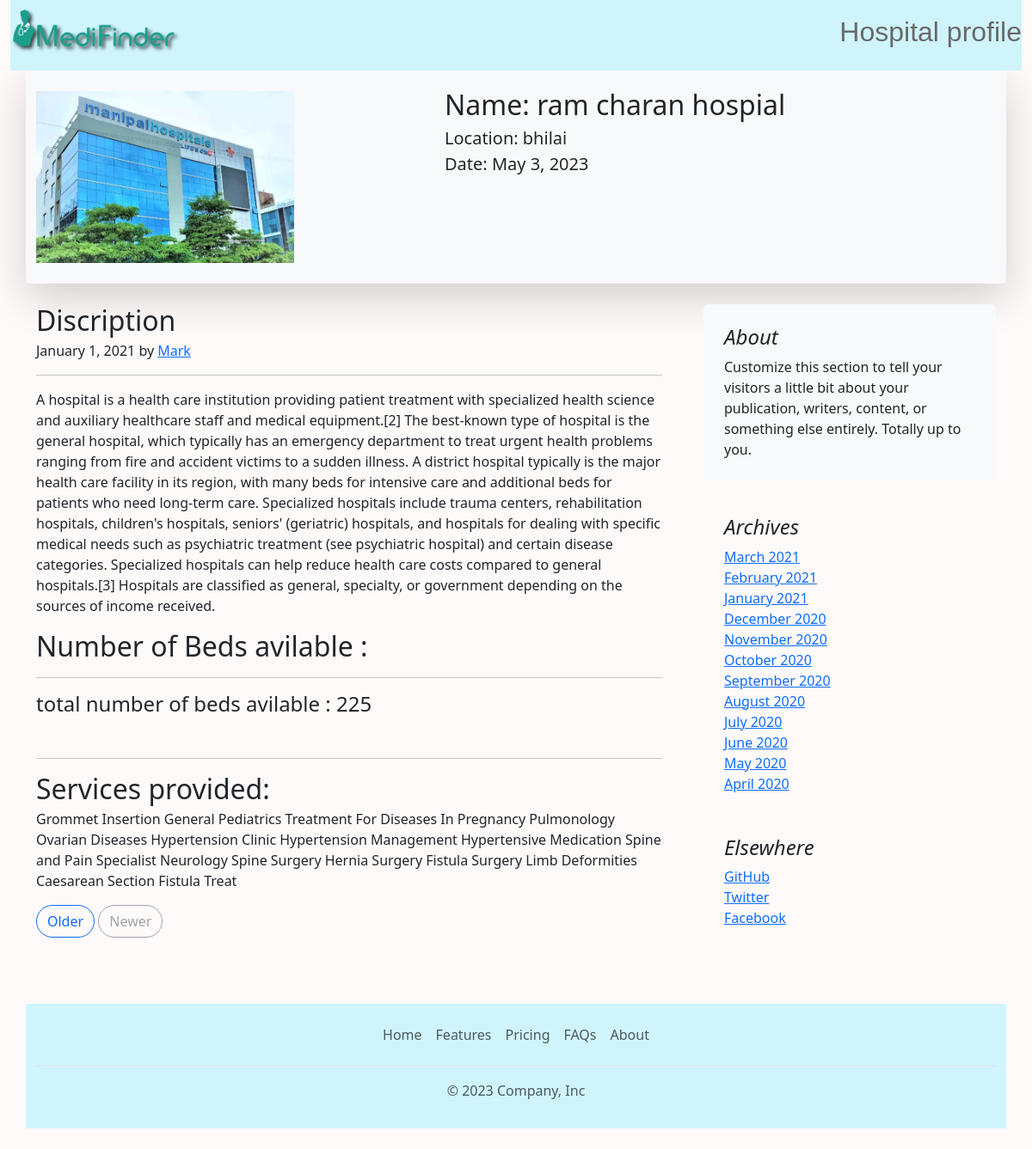
/hos_profile/1, run on the app's committed database.
### hospital/models.py (models this page shows, shortened)
class hos_list(models.Model):
    hos_name = models.CharField(max_length=50)
    location =models.CharField(max_length=50)
    desc = models.CharField(max_length=1000)
    date = models.DateField()
    image = models.ImageField(upload_to="hospital/images")
    services = models.CharField(max_length=1000,default="")
    contact = models.IntegerField(default=0)
    hos_beds = models.IntegerField(default=0)

### hospital/views.py (the view)
# urls.py: path('hos_profile/<int:id>',hos_profile, name='hos_profile'),
def hos_profile(request,id):
    hoslist = hos_list.objects.filter(id=id)
    return render(request,"hos_profile.html",{"hoslist":hoslist[0]})

### template/hos_profile.html (shortened to what this page needs)
<!doctype html>
<html lang="en">
  <head>
    <link href="https://cdn.jsdelivr.net/npm/bootstrap@5.3.0-alpha3/dist/css/bootstrap.min.css" rel="stylesheet">
  </head>
  <body style="background-color:snow  ;">
    {% load static %}
<div class="container-fluid">
    <nav class="navbar bg-info-subtle ">
      <img src="{% static 'mf2ds.png' %}" width="200" alt="">
      <h2 style="font-family: Verdana, Geneva, Tahoma, sans-serif; color: dimgray;"> Hospital profile</h2>
      </nav>
</div>
<div class="container py-4 bg-light shadow-lg rounded-2">
<div class="row featurette" >
    <div class="col-md-7 order-md-2 " >
      <h2 class="featurette-heading fw-normal lh-1">Name: {{hoslist.hos_name}} </h2>
      <p class="lead">Location: {{hoslist.location}} <br>Date: {{hoslist.date}} <br></p>
    </div>
    <div class="col-md-5 order-md-1">
      <img src="/media/{{hoslist.image}}" width="300" height="200" alt="">
    </div>
  </div>
</div>
<div class="container">
<div class="row g-5">
  <div class="col-md-8">
    <article class="blog-post py-4">
      <h2 class="blog-post-title mb-1">Discription</h2>
      <p class="blog-post-meta">January 1, 2021 by <a href="#">Mark</a></p>
      <hr>
      <p>{{hoslist.desc}}</p>
      <h2 class="blog-post-title mb-1">Number of Beds avilable :</h2>
      <hr>
      <h4>total number of beds avilable : {{hoslist.hos_beds}}</h4>
      <br>
      <hr>
      <h2 class="blog-post-title mb-1">Services provided:</h2>
      <p>{{hoslist.services}}</p>
    <nav class="blog-pagination" aria-label="Pagination">
      <a class="btn btn-outline-primary rounded-pill" href="#">Older</a>
      <a class="btn btn-outline-secondary rounded-pill disabled">Newer</a>
    </nav>
  </div>
  <div class="col-md-4 py-4">
    <div class="position-sticky" style="top: 2rem;">
      <div class="p-4 mb-3 bg-body-tertiary rounded">
        <h4 class="fst-italic">About</h4>
        <p class="mb-0">Customize this section to tell your visitors a little bit about your publication, writers, content, or something else entirely. Totally up to you.</p>
      </div>
      <div class="p-4">
        <h4 class="fst-italic">Archives</h4>
        <ol class="list-unstyled mb-0">
          <li><a href="#">March 2021</a></li>
          <li><a href="#">February 2021</a></li>
          <li><a href="#">January 2021</a></li>
          <li><a href="#">December 2020</a></li>
          <li><a href="#">November 2020</a></li>
          <li><a href="#">October 2020</a></li>
          <li><a href="#">September 2020</a></li>
          <li><a href="#">August 2020</a></li>
          <li><a href="#">July 2020</a></li>
          <li><a href="#">June 2020</a></li>
          <li><a href="#">May 2020</a></li>
          <li><a href="#">April 2020</a></li>
        </ol>
      </div>
      <div class="p-4">
        <h4 class="fst-italic">Elsewhere</h4>
        <ol class="list-unstyled">
          <li><a href="#">GitHub</a></li>
          <li><a href="#">Twitter</a></li>
          <li><a href="#">Facebook</a></li>
        </ol>
      </div>
    </div>
  </div>
</div>
</div>
<div class="container bg-info-subtle">
<footer class="py-3 my-4">
    <ul class="nav justify-content-center border-bottom pb-3 mb-3">
      <li class="nav-item"><a href="{% url 'home' %}" class="nav-link px-2 text-body-secondary">Home</a></li>
      <li class="nav-item"><a href="#" class="nav-link px-2 text-body-secondary">Features</a></li>
      <li class="nav-item"><a href="#" class="nav-link px-2 text-body-secondary">Pricing</a></li>
      <li class="nav-item"><a href="#" class="nav-link px-2 text-body-secondary">FAQs</a></li>
      <li class="nav-item"><a href="#" class="nav-link px-2 text-body-secondary">About</a></li>
    </ul>
    <p class="text-center text-body-secondary">© 2023 Company, Inc</p>
  </footer>
  </div>
  </body>
</html>

### data on the page
hos_list: hos_name "ram charan hospial", location "bhilai", date "May 3, 2023", image (picture), desc "A hospital is a health care institution providing patient treatment with specialized health science and auxiliary healthcare staff and medical equipment.[2] The best-known type of hospital is the general hospital, which typically has an emergency department to treat urgent health problems ranging from fire and accident victims to a sudden illness. A district hospital typically is the major health care facility in its region, with many beds for intensive care and additional beds for patients who need long-term care. Specialized hospitals include trauma centers, rehabilitation hospitals, children's hospitals, seniors' (geriatric) hospitals, and hospitals for dealing with specific medical…", hos_beds "225", services "Grommet Insertion General Pediatrics Treatment For Diseases In Pregnancy Pulmonology Ovarian Diseases Hypertension Clinic Hypertension Management Hypertensive Medication Spine and Pain Specialist Neurology Spine Surgery Hernia Surgery Fistula Surgery Limb Deformities Caesarean Section Fistula Treat"
